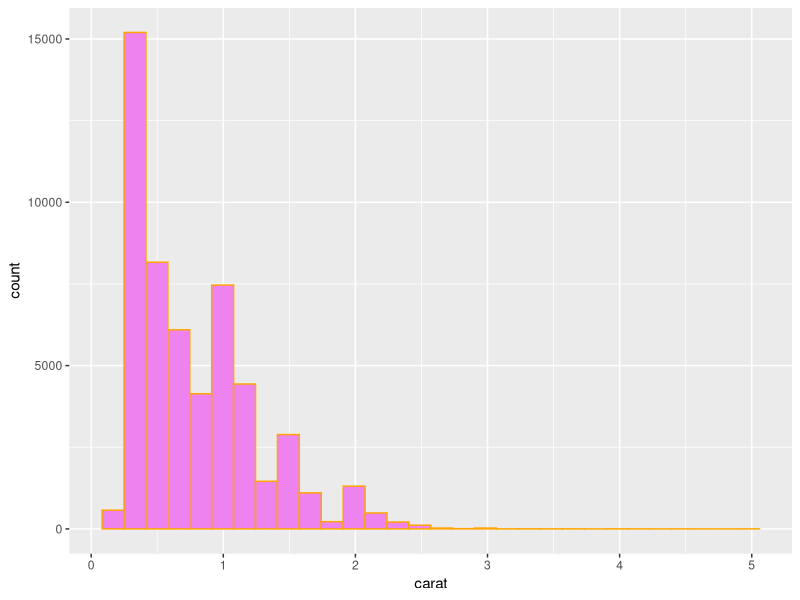
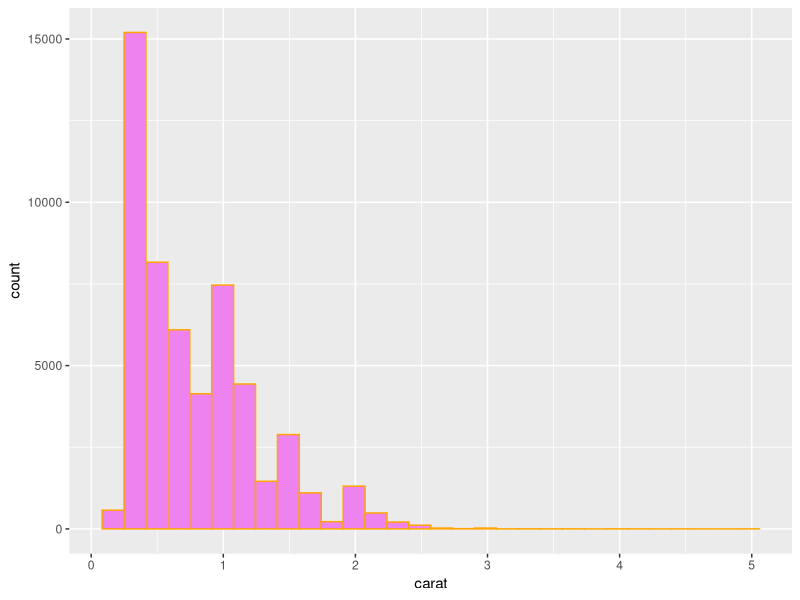
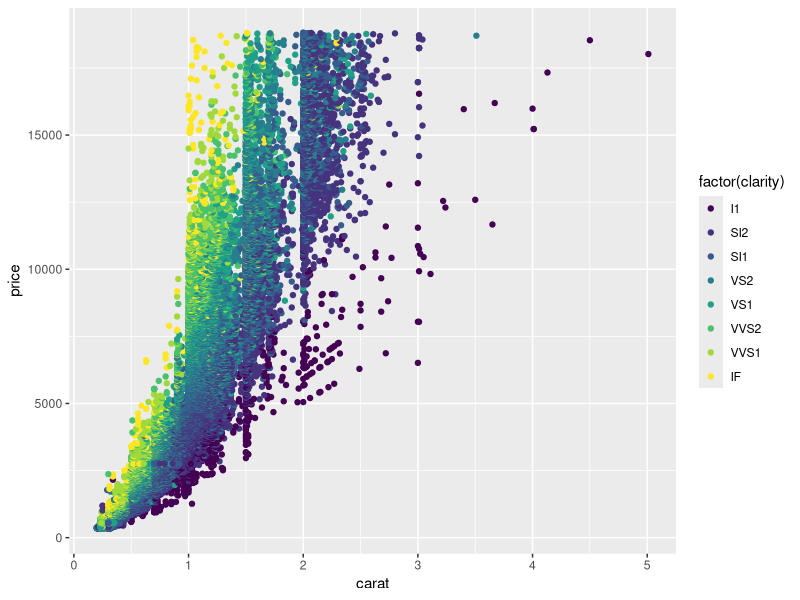
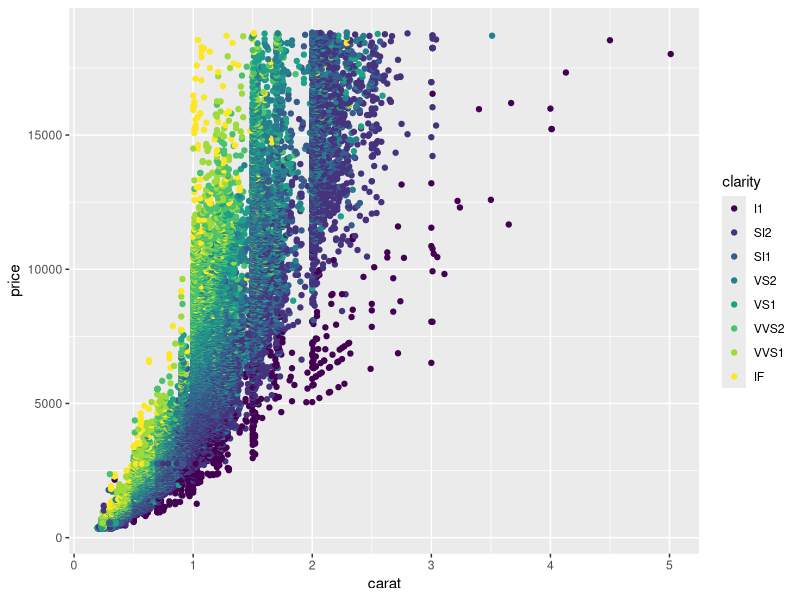
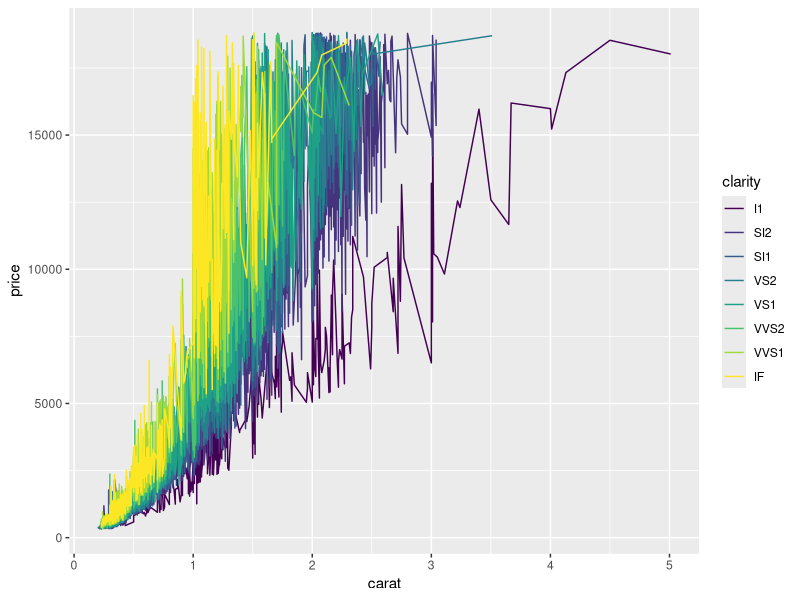
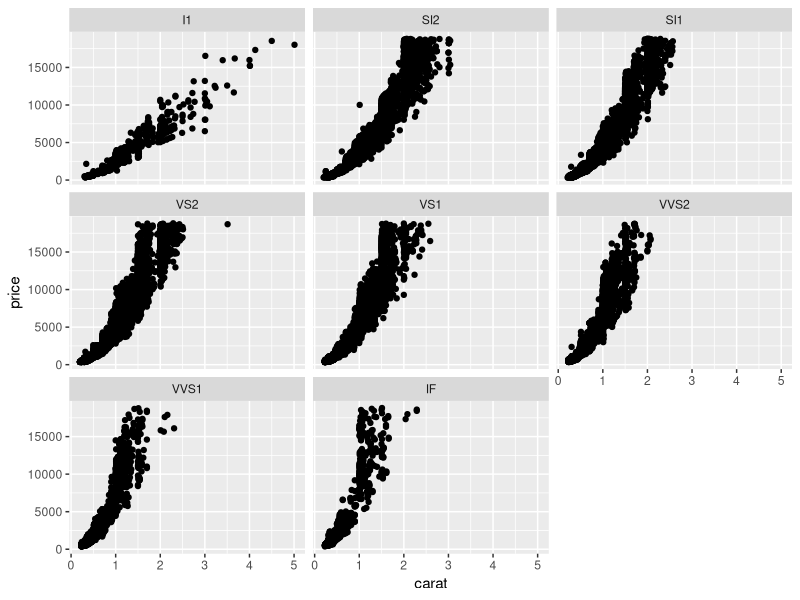
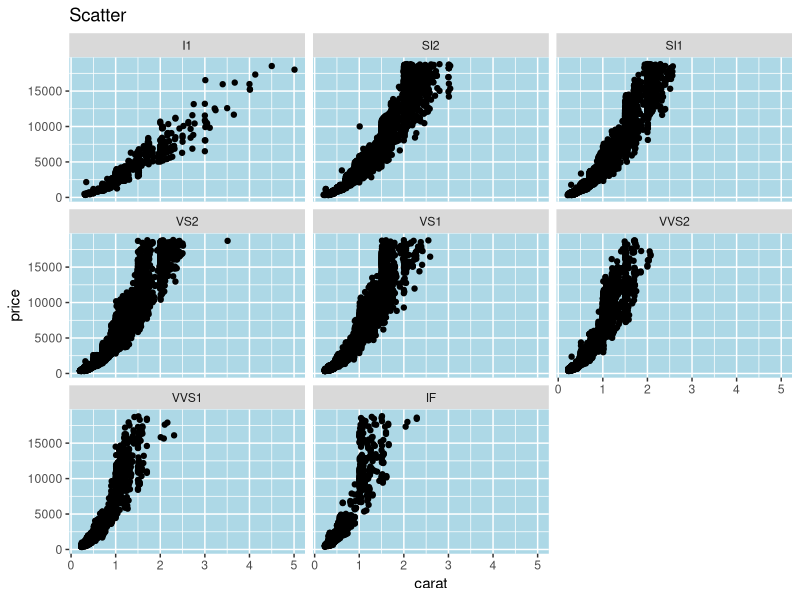

Here is the R script that generated these plots, in order: (Note: this script raises an error after producing the figures.)
library(ggplot2)
library(tidyverse)
data<-data.frame(diamonds)
data

#1.Create a histogram of carat with a border color and fill color
ggplot(data,aes(x=carat))+geom_histogram(col='orange',fill='violet')

#2.Set the bin width of the histogram to 0.01
ggplot(data,aes(x=carat))+geom_histogram(col='orange',fill='violet',bin=0.01)

#3Make a scatterplot: carat vs price, set the color to clarity
ggplot(data,aes(x = carat,y = price))+geom_point(aes(color=factor(clarity)))
ggplot(data,aes(x = carat,y = price,color = clarity))+geom_point()

#4Make a scatterplot: carat vs price, set the color to clarity. Also add trendline to the plot
ggplot(data,aes(x = carat,y = price,color = clarity))+geom_line()

#5 ● Make a scatterplot: carat vs price,
# Facet it by clarity
ggplot(data,aes(x = carat,y = price))+geom_point()+facet_wrap(~clarity)
# Add a theme layer for the plot(graph title, background color etc)
ggplot(data,aes(x = carat,y = price))+geom_point()+facet_wrap(~clarity)+theme(panel.background =element_rect(fill = 'lightblue'))+ggtitle("Scatter")


View(mpg)
mpg<-mpg
data1
#Illustration of qplot function for histogram, scatter plot,boxplot,dotplot and violin plot
#using mpg data set.
# Histogram
qplot(mpg$displ, data = mpg, geom = "histogram")

# Scatter plot
qplot(mpg$displ, mpg$hwy, data = mpg, geom = "point")

# Boxplot
qplot(mpg$class, mpg$hwy, data = mpg, geom = "boxplot")

# Dotplot
qplot(mpg$class, mpg$hwy, data = mpg, geom = "dotplot")

# Violin plot
qplot(mpg$class, mpg$hwy, data = mpg, geom = "violin")

#Convert the attributes gear, am, cyl of mtcars data_set to categorical.
mtcars<-data.frame(mtcars)
mtcars

#Convert gear to categorical
mtcars$gear <- as.factor(mtcars$gear)

# Convert am to categorical .
mtcars$am <- as.factor(mtcars$am)

# Convert cyl to categorical
mtcars$cyl <- as.factor(mtcars$cyl)

# Print the head of the mtcars dataset
head(mtcars)

